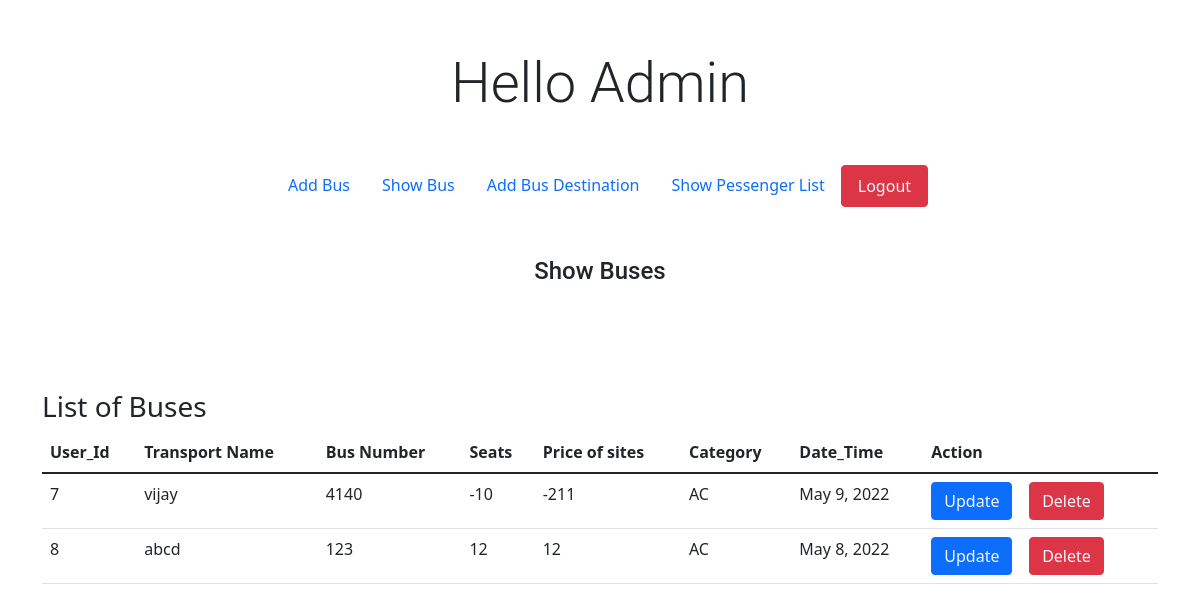
Screenshot of /adminpage/ (signed in) with the database file from the repository.
### bus/models.py (models this page shows, shortened)
class Transport(models.Model):
    transport_name=models.CharField(max_length=100)
    number_plate=models.CharField(max_length=20)
    seats_available=models.IntegerField()
    price_per_person=models.IntegerField()
    bus_category=models.ForeignKey(Category,on_delete=models.CASCADE)
    available=models.BooleanField(default=True)
    date_time_dpt=models.DateField()

class Category(models.Model):
    category=models.CharField(max_length=50)
    def __str__(self):
        return self.category

### bus/views.py (the view)
# urls.py: path('adminpage/',views.Admin.as_view(),name='adminpage'),
class Admin(View):
    def get(self, request):
        if request.user.is_authenticated:
            if request.user.is_superuser:
                ts = Transport.objects.all()
                return render(request, 'admin.html', {'transport': ts})
            else:
                return redirect('login')
        else:
            return redirect('login')

### bus/templates/admin.html (shortened to what this page needs)
<!doctype html>
<html lang="en">
{% load static %}
    <head>
    <link href="https://cdn.jsdelivr.net/npm/bootstrap@5.1.3/dist/css/bootstrap.min.css" rel="stylesheet">
    <link rel="stylesheet" href="{% static 'css/style.css'%}">
  </head>
  <body>
    <h1 class="display-4">Hello Admin</h1>
    <ul class="nav justify-content-center mt-5">
      <li class="nav-item">
        <a class="nav-link active " aria-current="page" href="{% url 'addbus' %}">Add Bus </a>
      </li>
      <li class="nav-item">
        <a class="nav-link" href="{% url 'adminpage' %}" class="busss">Show Bus</a>
      </li>
      <li class="nav-item">
        <a class="nav-link" href="{% url 'addbusdestination' %}">Add Bus Destination</a>
      </li>
      <li class="nav-item">
        <a class="nav-link" href="{% url 'pessengerdetail' %}">Show Pessenger List</a>
      </li>
      <li class="nav-item lout">
        <a class="nav-link btn btn-danger" href="{% url 'logout' %}">Logout</a>
      </li>
    </ul>
    <h1>Show Buses</h1>
    <br><br><br><br>
    <div class="container ">
    <table class="table caption-top">
        <h3>List of Buses</caption>
        <thead>
          <tr>
            <th scope="col">User_Id</th>
            <th scope="col">Transport Name</th>
            <th scope="col">Bus Number</th>
            <th scope="col">Seats</th>
            <th scope="col">Price of sites</th>
            <th scope="col">Category</th>
            <th scope="col">Date_Time</th>
            <th scope="col">Action</th>
          </tr>
        </thead>
        <tbody>
          {% for trnsport in transport %}
            <tr>
                <td>{{trnsport.id}}</td>
                <td>{{trnsport.transport_name}}</td>
                <td>{{trnsport.number_plate}}</td>
                <td>{{trnsport.seats_available}}</td>
                <td>{{trnsport.price_per_person}}</td>
                <td>{{trnsport.bus_category}}</td>
                <td>{{trnsport.date_time_dpt}}</td>
                <td><button type="button" class="btn btn-primary"><a href="{% url 'updatebus' trnsport.id %}" style="color: aliceblue; text-decoration: none;">Update</a></button>&nbsp;&nbsp;&nbsp;
                    <button type="button" class="btn btn-danger"><a href="{% url 'delete' trnsport.id %}" style="color: aliceblue; text-decoration: none;">Delete</a></button></td>
            </tr>
          {%endfor%}
        </tbody>
      </table>
    </div>
  </body>
</html>

### bus/static/css/style.css (style rules this page uses)
h1 { text-align: center; font-family: 'Roboto', sans-serif; font-size: 24px; padding-top: 50px; }
.lout a { color: aliceblue; }

### rows the page displays
Transport: id "7", transport_name "vijay", number_plate "4140", seats_available "-10", price_per_person "-211", bus_category "AC", date_time_dpt "May 9, 2022"
Transport: id "8", transport_name "abcd", number_plate "123", seats_available "12", price_per_person "12", bus_category "AC", date_time_dpt "May 8, 2022"
